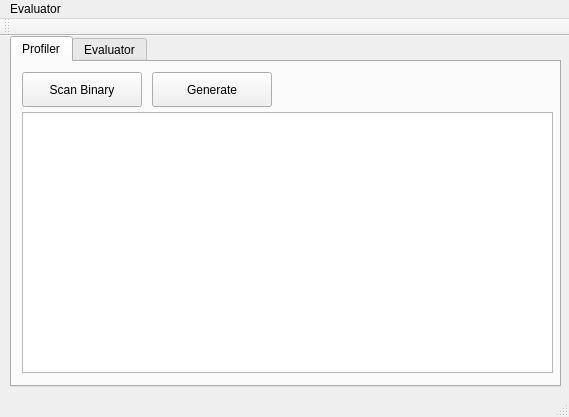
<?xml version="1.0" encoding="UTF-8"?>
<ui version="4.0">
 <class>MainWindow</class>
 <widget class="QMainWindow" name="MainWindow">
  <property name="geometry">
   <rect>
    <x>0</x>
    <y>0</y>
    <width>569</width>
    <height>417</height>
   </rect>
  </property>
  <property name="windowTitle">
   <string>acroprof</string>
  </property>
  <widget class="QWidget" name="centralWidget">
   <widget class="QTabWidget" name="tabWidget">
    <property name="geometry">
     <rect>
      <x>10</x>
      <y>0</y>
      <width>551</width>
      <height>351</height>
     </rect>
    </property>
    <property name="currentIndex">
     <number>0</number>
    </property>
    <widget class="QWidget" name="tab">
     <property name="enabled">
      <bool>true</bool>
     </property>
     <attribute name="title">
      <string>Profiler</string>
     </attribute>
     <widget class="QPushButton" name="scanBinaryButton">
      <property name="geometry">
       <rect>
        <x>10</x>
        <y>10</y>
        <width>120</width>
        <height>35</height>
       </rect>
      </property>
      <property name="text">
       <string>Scan Binary</string>
      </property>
     </widget>
     <widget class="QListWidget" name="functionListWidget">
      <property name="geometry">
       <rect>
        <x>10</x>
        <y>50</y>
        <width>531</width>
        <height>261</height>
       </rect>
      </property>
     </widget>
     <widget class="QPushButton" name="generateCodeButton">
      <property name="geometry">
       <rect>
        <x>140</x>
        <y>10</y>
        <width>120</width>
        <height>35</height>
       </rect>
      </property>
      <property name="text">
       <string>Generate</string>
      </property>
     </widget>
    </widget>
    <widget class="QWidget" name="tab_2">
     <attribute name="title">
      <string>Evaluator</string>
     </attribute>
     <widget class="QPushButton" name="loadDataButton">
      <property name="geometry">
       <rect>
        <x>10</x>
        <y>10</y>
        <width>120</width>
        <height>35</height>
       </rect>
      </property>
      <property name="text">
       <string>Load Data</string>
      </property>
      <property name="default">
       <bool>false</bool>
      </property>
     </widget>
     <widget class="QPushButton" name="loadBinaryButton">
      <property name="geometry">
       <rect>
        <x>140</x>
        <y>10</y>
        <width>120</width>
        <height>35</height>
       </rect>
      </property>
      <property name="text">
       <string>Load Binary</string>
      </property>
     </widget>
     <widget class="QCommandLinkButton" name="processButton">
      <property name="geometry">
       <rect>
        <x>270</x>
        <y>10</y>
        <width>120</width>
        <height>35</height>
       </rect>
      </property>
      <property name="text">
       <string>Process</string>
      </property>
     </widget>
     <widget class="QTableWidget" name="functionCallsTableWidget">
      <property name="geometry">
       <rect>
        <x>10</x>
        <y>50</y>
        <width>531</width>
        <height>261</height>
       </rect>
      </property>
      <attribute name="horizontalHeaderCascadingSectionResizes">
       <bool>false</bool>
      </attribute>
      <attribute name="horizontalHeaderDefaultSectionSize">
       <number>170</number>
      </attribute>
      <column>
       <property name="text">
        <string>Name</string>
       </property>
      </column>
      <column>
       <property name="text">
        <string>Duration (in.)</string>
       </property>
      </column>
      <column>
       <property name="text">
        <string>Duration (ex.)</string>
       </property>
      </column>
     </widget>
    </widget>
   </widget>
  </widget>
  <widget class="QMenuBar" name="menuBar">
   <property name="geometry">
    <rect>
     <x>0</x>
     <y>0</y>
     <width>569</width>
     <height>25</height>
    </rect>
   </property>
   <widget class="QMenu" name="menuEvaluator">
    <property name="title">
     <string>Evaluator</string>
    </property>
   </widget>
   <addaction name="menuEvaluator"/>
  </widget>
  <widget class="QToolBar" name="mainToolBar">
   <attribute name="toolBarArea">
    <enum>TopToolBarArea</enum>
   </attribute>
   <attribute name="toolBarBreak">
    <bool>false</bool>
   </attribute>
  </widget>
  <widget class="QStatusBar" name="statusBar"/>
 </widget>
 <layoutdefault spacing="6" margin="11"/>
 <resources/>
 <connections/>
</ui>
